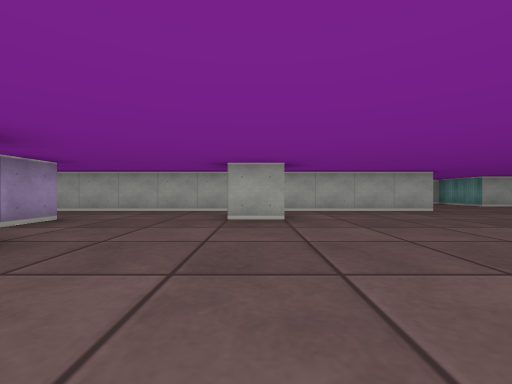
[1] (above)

17 first-person views from a walk through a cub3D level. The camera is about half as high as the walls, looks level and sees 90° across. The floor is counted in squares. Each view is taken from the middle of a square. On the plan, view 1 faces up. The plan holds only what a view shows up to about 9 squares ahead; the rest is blank.

[2]
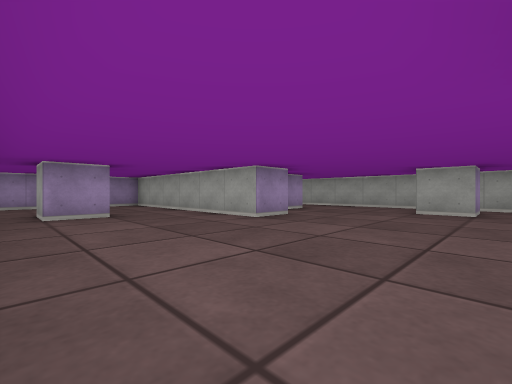

[3]
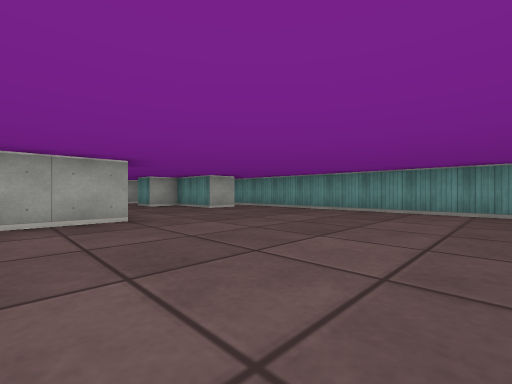

[4]
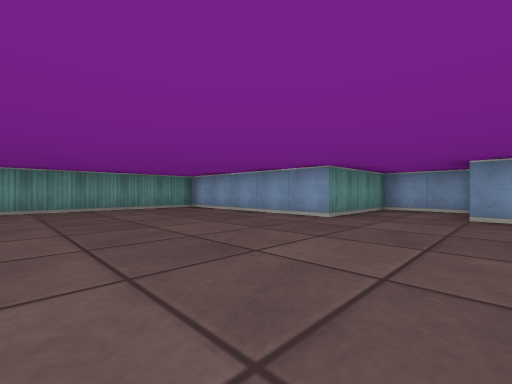

[5]
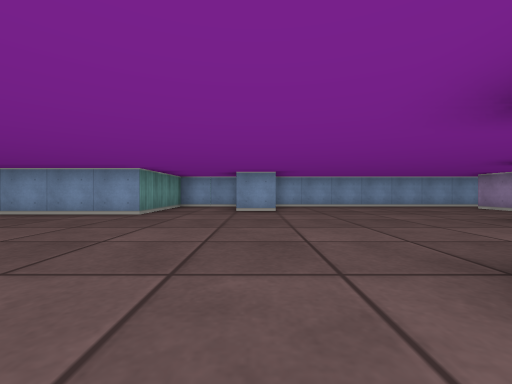

[6]
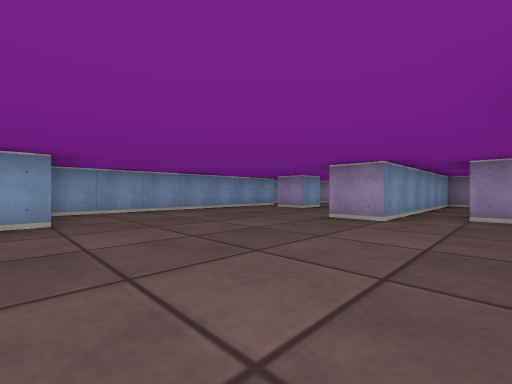

[7]
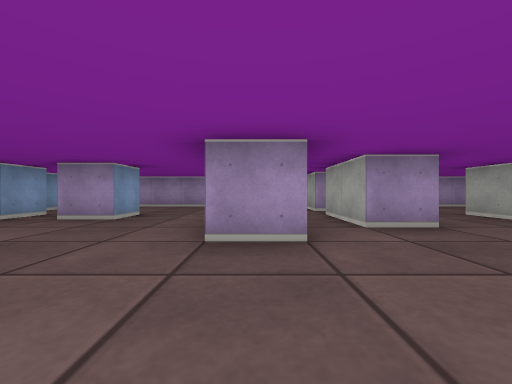

[8]
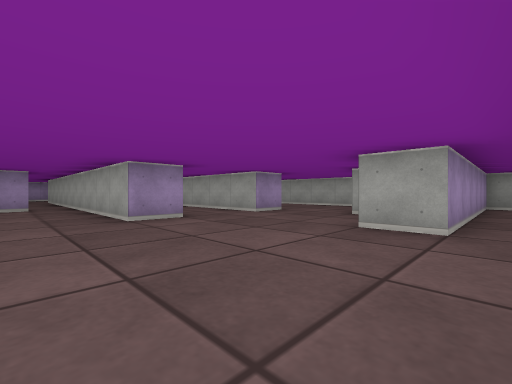

[9]
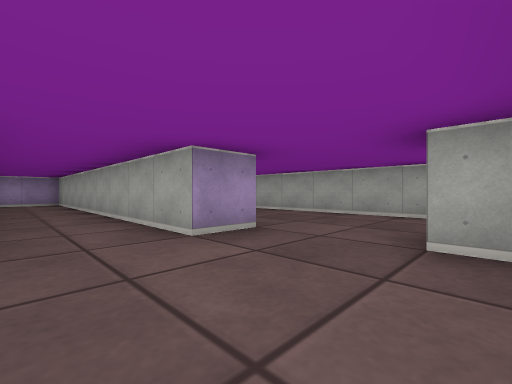

[10]
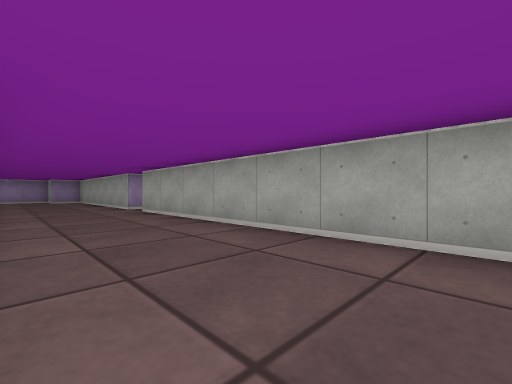

[11]
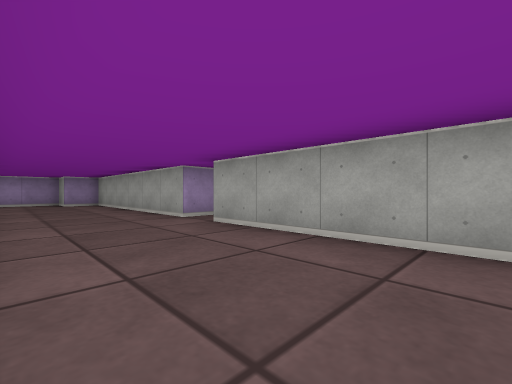

[12]
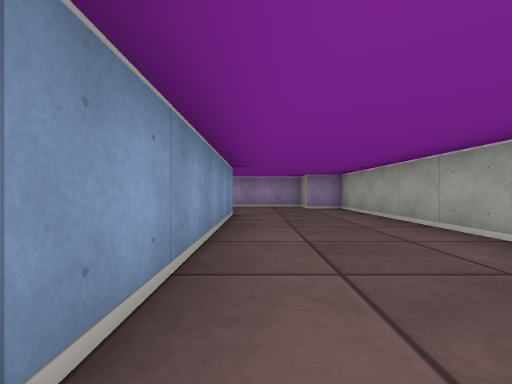

[13]
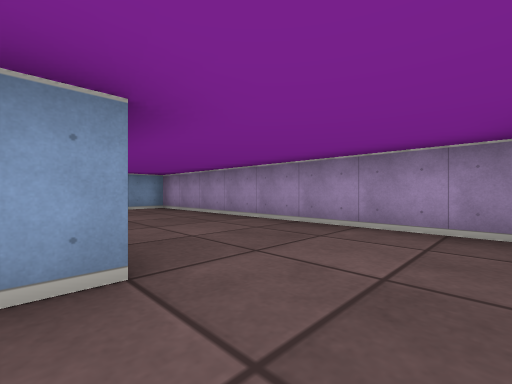

[14]
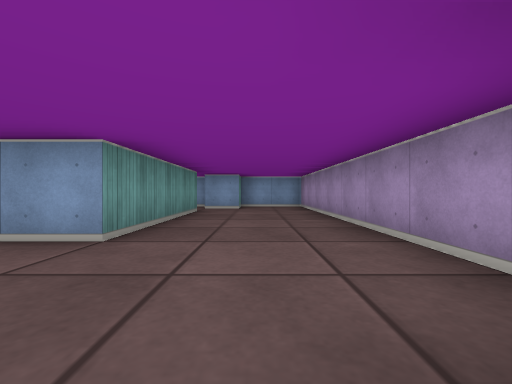

[15]
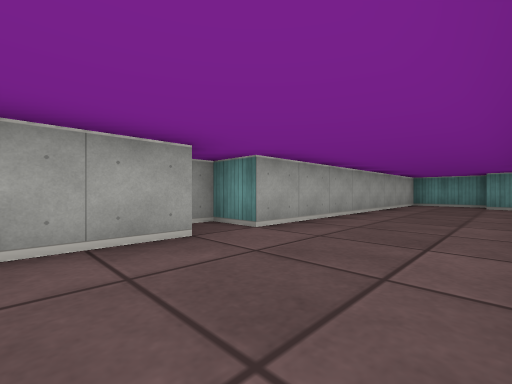

[16]
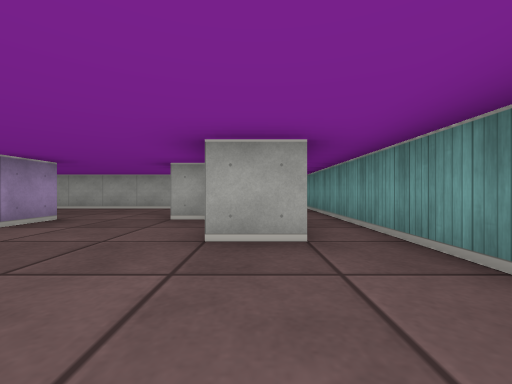

[17]
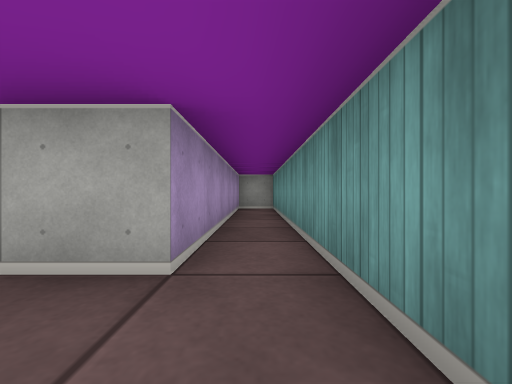

### Floor plan
Ten units are one square. View 1 is at (0, 0); x grows to the right and y downward. Boxes are objects, and circles mark ways between rooms. Rooms are numbered by the first view taken in them; rooms with no view inside come last. Other rooms are left out.
<svg viewBox="-90 -150 190 190">
<path fill="none" stroke="#000" d="M5 -56 5 -45 -5 -45M14 5 25 5M-35 -45 -35 -35 -55 -35M45 -75 45 -65 -35 -65M45 -95 -41 -95M26 25 45 25 45 -5 95 -5 95 -145 85 -145 85 -85 75 -85 75 -102M-65 -35 -74 -35M-45 -92 -45 -80M-55 5 -45 5 -45 15 -55 15M72 -105 65 -105M-55 25 14 25M-85 -31 -85 -25 -25 -25 -25 -15 -82 -15M-85 -12 -85 20M-71 35 -66 35M-15 -142 -15 -135 -75 -135 -75 -125 -85 -125 -85 -45 -65 -45M-35 -65 -55 -65 -55 -105 -5 -105M45 -105 45 -95M-65 -55 -55 -55M65 -105 65 -115M75 -115 75 -132M72 -135 -5 -135 -5 -145 -10 -145"/>
<circle cx="-45" cy="-60" r="3" fill="#2a7"/>
<circle cx="55" cy="-105" r="3" fill="#2a7"/>
<text x="10" y="-40">1</text>
<text x="-20" y="-110">2</text>
</svg>
Room 1 opens to room 2.

Where each view was taken, in squares from view 1:
view 1: 0 up, 0 right, facing up
view 2: 2 down, 1 right, facing up-left
view 3: 2 up, 3 right, facing up-right
view 4: 5 up, 2 right, facing down-right
view 5: 6 up, 2 right, facing down
view 6: 4 up, 2 right, facing down-left
view 7: 2 up, 0 right, facing left
view 8: 5 up, 9 right, facing up-left
view 9: 8 up, 7 right, facing up-left
view 10: 11 up, 6 right, facing up-left
view 11: 11 up, 3 right, facing up-left
view 12: 11 up, 0 right, facing left
view 13: 12 up, 5 left, facing down-left
view 14: 13 up, 7 left, facing down
view 15: 11 up, 3 left, facing up-right
view 16: 6 up, 8 right, facing up
view 17: 7 up, 9 right, facing up
